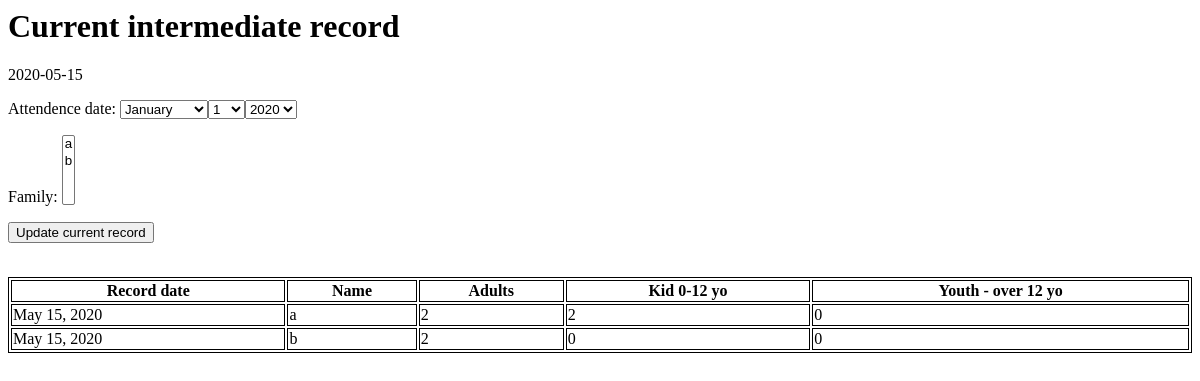
The page /intermediate_record/ on the database as committed earlier.
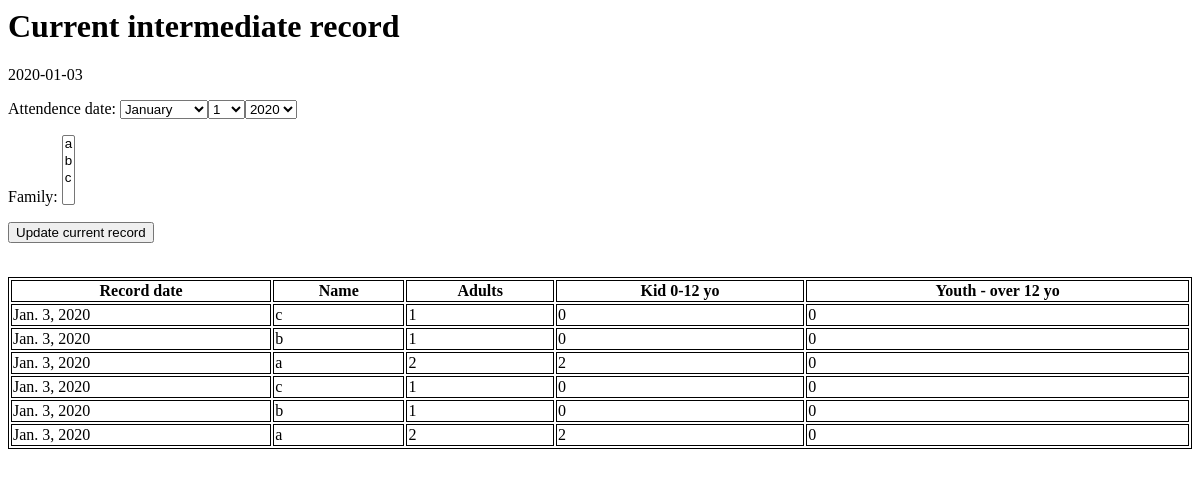
The same page on the database as committed later.
### attendFellowship/models.py (models this page shows, shortened)
class MeetingDate(models.Model):
    submission_date = models.DateField(unique=True)
    family = models.ManyToManyField(Family)
    def __str__(self):
        return self.submission_date.strftime('%Y-%m-%d')

class IntermediateRecord(models.Model):
    submission_date = models.DateField()
    name = models.CharField(max_length=100)
    nAdults = models.IntegerField(default=0)
    nUnder12 = models.IntegerField(default=0)
    nAbove12 = models.IntegerField(default=0)

### attendFellowship/views.py (the view)
# urls.py: url(r'^intermediate_record/', views.intermediate_record, name='intermediate_record'),
def intermediate_record(request):
    currentRecord = IntermediateRecord.objects.all()
    max_date = MeetingDate.objects.latest('submission_date')
    context = {}
    context['dateForm'] = MeetingDateForm()
    context['currentRecord'] = currentRecord
    context['max_date'] = max_date
    if request.method == 'POST':
        dateForm = MeetingDateForm(request.POST, instance=max_date)
        if dateForm.is_valid():
            dateForm.save()
        with connection.cursor() as cursor:
            res = cursor.execute(sql_s1+sql_s2+sql_s3+sql_s4+sql_s5)
        return redirect('intermediate_record.html')
    else:
        return render(request, 'intermediate_record.html', context)

### attendFellowship/forms.py
class MeetingDateForm(forms.ModelForm):
    submission_date = forms.DateField(widget=forms.SelectDateWidget(), label="Attendence date")
    family = forms.MultipleChoiceField(choices = dynamicChoice)
    class Meta:
        model = MeetingDate
        fields = {'submission_date', 'family'}

### attendFellowship/forms.py (called while the page is built)
def dynamicChoice():
    family_name=[]
    final_tuple=[]
    count=1
    for family in list(Family.objects.filter(nAdults__gte=1)):
        family_name.append(family.name)
    for name in family_name:
        final_tuple.append((str(count),name))
        count+=1
    return final_tuple

### attendFellowship/templates/intermediate_record.html
{% extends "base.html" %}
{% block content %}
<h1> Current intermediate record </h1>
{{ max_date }}
<form action="" method="POST">{% csrf_token %}
  {{ dateForm.as_p }}
  <input type="submit" value="Update current record">
</form>
<br>
<table style="width:100%">
  <tr>
    <th>Record date</th>
    <th>Name</th>
    <th>Adults</th>
    <th>Kid 0-12 yo</th>
    <th>Youth - over 12 yo</th>
  </tr>
  {% for entry in currentRecord %}
  <tr>
    <td>{{ entry.submission_date }}</td>
    <td>{{ entry.name }}</td>
    <td>{{ entry.nAdults }}</td>
    <td>{{ entry.nUnder12 }}</td>
    <td>{{ entry.nAbove12 }}</td>
  </tr>
  {% endfor %}
</table>
{% endblock %}

Rows that differ between the two databases and show on the page:
removed MeetingDate: submission_date "2020-05-15"
removed IntermediateRecord: submission_date "May 15, 2020", name "a", nAdults "2", nUnder12 "2", nAbove12 "0"
removed IntermediateRecord: submission_date "May 15, 2020", name "b", nAdults "2", nUnder12 "0", nAbove12 "0"
added MeetingDate: submission_date "2020-01-03"
added IntermediateRecord: submission_date "Jan. 3, 2020", name "c", nAdults "1", nUnder12 "0", nAbove12 "0"
added IntermediateRecord: submission_date "Jan. 3, 2020", name "b", nAdults "1", nUnder12 "0", nAbove12 "0"
added IntermediateRecord: submission_date "Jan. 3, 2020", name "a", nAdults "2", nUnder12 "2", nAbove12 "0"
added IntermediateRecord: submission_date "Jan. 3, 2020", name "c", nAdults "1", nUnder12 "0", nAbove12 "0"
added IntermediateRecord: submission_date "Jan. 3, 2020", name "b", nAdults "1", nUnder12 "0", nAbove12 "0"
added IntermediateRecord: submission_date "Jan. 3, 2020", name "a", nAdults "2", nUnder12 "2", nAbove12 "0"
Other text that changed with them:
form field family: "a / b" → "a / b / c"
